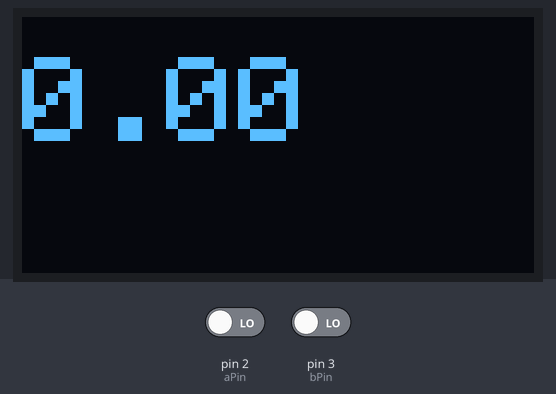
A sketch run on a simulated Arduino Uno, built with avr-gcc and run on an emulated ATmega328P. Shown: 128×64 one-colour display. Inputs (shaded band) come from the test bench; at power-on: pin 2 (aPin) LOW, pin 3 (bPin) LOW.

Above: at 1.3 s.
1.4 s: pin 2 (aPin) driven HIGH
At 2.6 s:
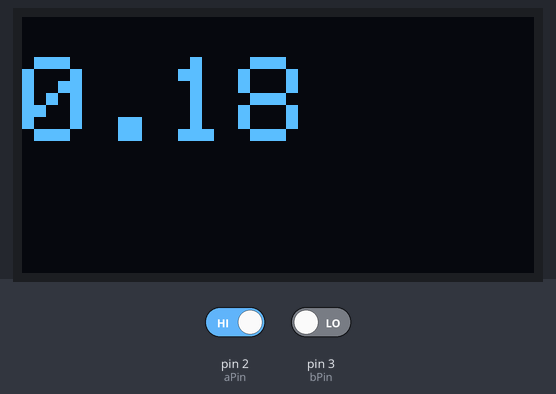
2.9 s: pin 3 (bPin) driven HIGH
At 3.6 s:
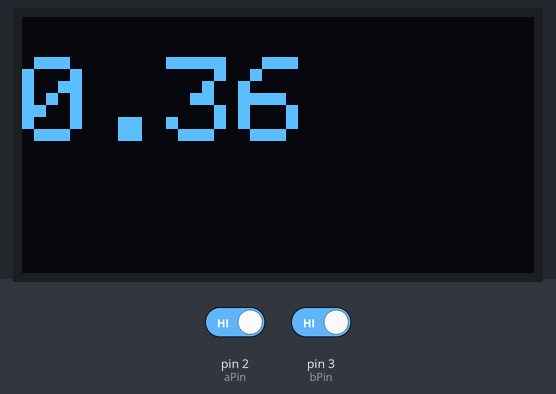
4.4 s: pin 2 (aPin) driven LOW
At 5.6 s:
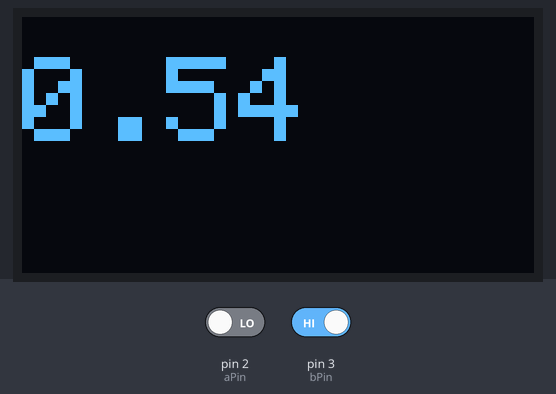
5.9 s: pin 3 (bPin) driven LOW
At 6.5 s:
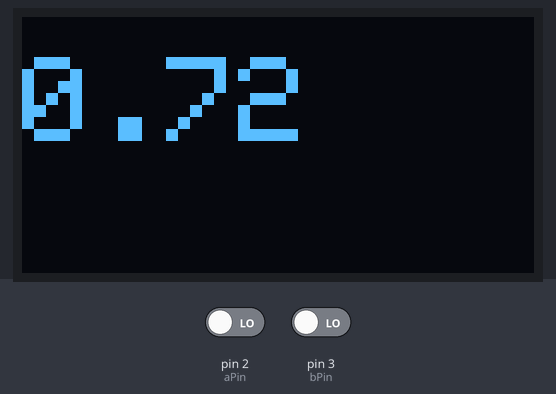
7.5 s: pin 2 (aPin) driven HIGH
At 8.4 s:
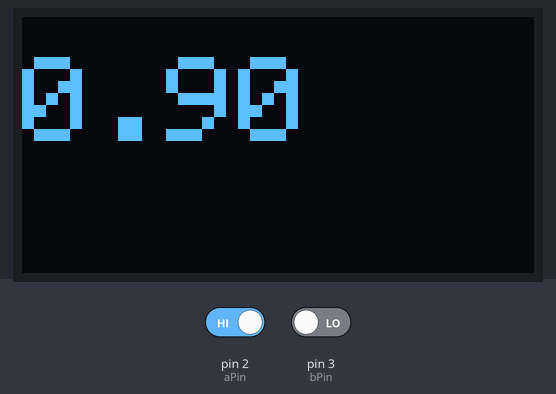
9.1 s: pin 3 (bPin) driven HIGH
At 10.4 s:
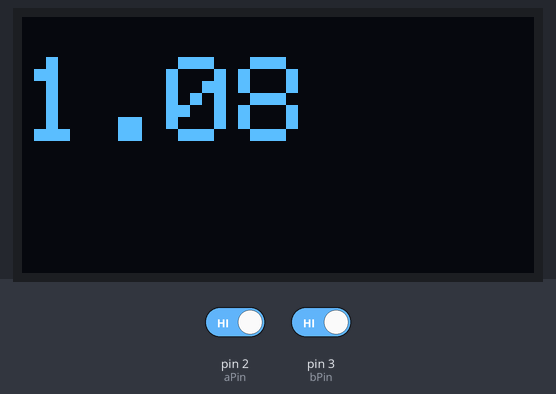
Timing chart, 0 to 11.6 s (numbered marks = the images above; inputs shaded):
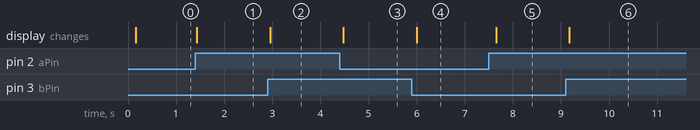

The sketch:

encoder_oled.ino
```cpp
#include <Wire.h>
#include <Adafruit_GFX.h>
#include <Adafruit_SSD1306.h>

// Define Pins
#define aPin 2 // interrupt pin
#define bPin 3 // interrupt pin

// Define screen size
#define SCREEN_WIDTH 128 // OLD display width, in pixels
#define SCREEN_HEIGHT 64 // OLED display height, in pixels

// Define SSD1306 display object connected to I2C
Adafruit_SSD1306 oled(SCREEN_WIDTH, SCREEN_HEIGHT, &Wire, -1);

// Encoder Properties
const int CPR = 500; // counts per revolution
const int freq = 100; // hertz

// State Variables
bool aState = 1;
bool bState = 1;

// Relevant Outputs
static int encoderCount = 0;
static float position = 0;

void setup() {
  // Begin serial monitors
  Serial.begin(9600);

  // Initialize pin mode
  pinMode(aPin, INPUT);
  pinMode(bPin, INPUT);

  /*
    aPin Rising = 1x Resolution (B does not have to be connected to interrupt pin)
    aPin Change = 2x Resolution (B does not have to be connected to interrupt pin)
    aPin and bPin Change = 4x Resolution (B has to be connected to interrupt pin)
  */
  attachInterrupt(digitalPinToInterrupt(aPin), encoderAPulse, CHANGE);
  attachInterrupt(digitalPinToInterrupt(bPin), encoderBPulse, CHANGE);

  // initialize OLED display with address 0x3C for 128x64
  if (!oled.begin(SSD1306_SWITCHCAPVCC, 0x3C)) {
    Serial.println(F("SSD1306 allocation failed"));
  while (true);
  }

  delay(freq);
  oled.setTextSize(3);
  oled.setTextColor(WHITE);
}

void loop() {
  // Calculate shaft position
  position = encoderCount * (360. / (CPR * 4));
  oled.clearDisplay();
  oled.setCursor(0,10);
  oled.print(position);
  oled.display();
  delay(freq);
}

void encoderAPulse() {
  // Read channels
  aState = digitalRead(aPin);
  bState = digitalRead(bPin);

  // Determine direction based on A and B state
  if (aState){
    if (bState){
      encoderCount--;
    }
    else {
      encoderCount++;
    }
  }
  else {
    if (bState){
      encoderCount++;
    }
    else {
      encoderCount--;
    }
  }
}

void encoderBPulse() {
  // Read channels
  aState = digitalRead(aPin);
  bState = digitalRead(bPin);

  // Determine direction based on A and B state
  if (bState){
    if (aState){
      encoderCount++;
    }
    else {
      encoderCount--;
    }
  }
  else {
    if (aState){
      encoderCount--;
    }
    else {
      encoderCount++;
    }
  }
}
```

Measured:
- after the input at 1.4 s, the display: changes at once (image 1)
- after the input at 2.9 s, the display: changes after 0.05 s (image 2)
- after the input at 4.4 s, the display: changes after 0.08 s (image 3)
- after the input at 5.9 s, the display: changes after 0.10 s (image 4)
- after the input at 7.5 s, the display: changes after 0.15 s (image 5)
- after the input at 9.1 s, the display: changes after 0.08 s (image 6)
